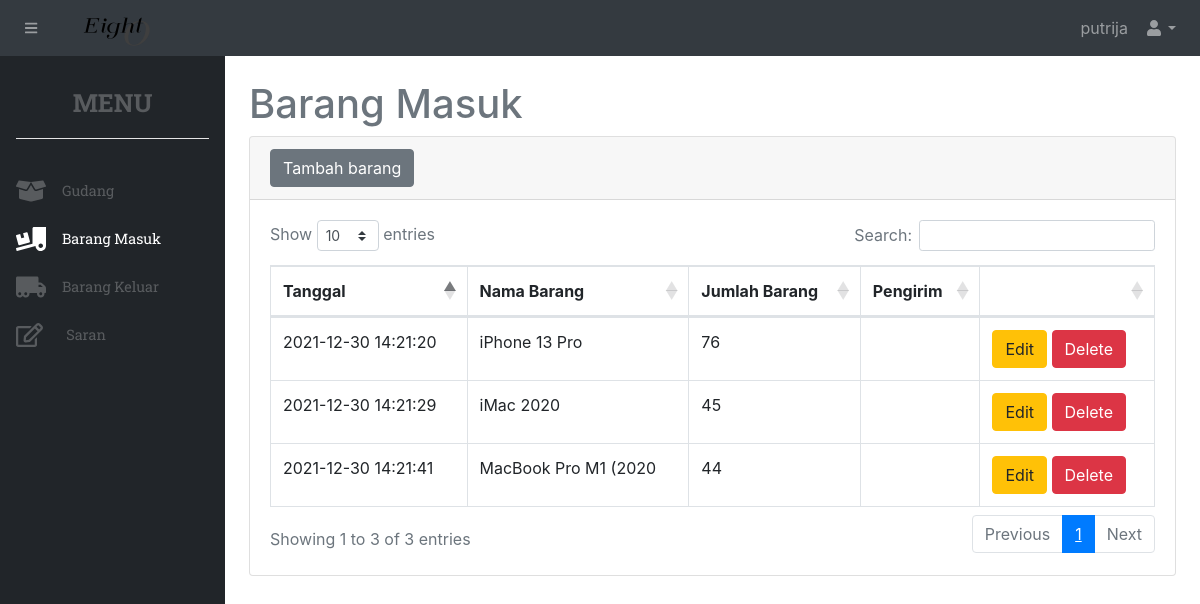
Before: /stockbarang/masuk.php (signed in) with the older database file.
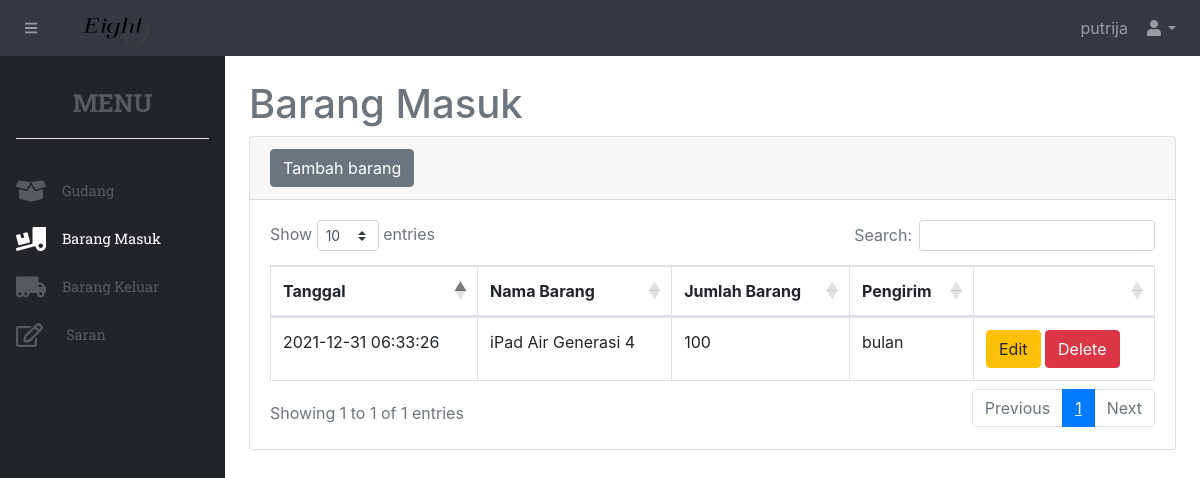
After: the same page with the newer database file.
### tables this page shows
CREATE TABLE `masuk` (
  `idmasuk` int(11) NOT NULL,
  `idbarang` int(11) NOT NULL,
  `tanggal` timestamp NOT NULL DEFAULT current_timestamp(),
  `keterangan` varchar(20) NOT NULL,
  `kuantitas` int(11) NOT NULL
);

CREATE TABLE `stok` (
  `idbarang` int(11) NOT NULL,
  `namabarang` varchar(20) NOT NULL,
  `deskripsi` varchar(20) NOT NULL,
  `image` text NOT NULL,
  `stock` int(11) NOT NULL
);

### stockbarang/masuk.php (the view, shortened to what this page needs)
<?php include "include/header.php"; ?>
<h1 class="mt-4">Barang Masuk</h1>
<div class="card mb-4">
    <div class="card-header">
        <button type="button" class="btn btn-secondary" data-toggle="modal" data-target="#myModal">
            Tambah barang
        </button>
    </div>
    <div class="card-body">
        <div class="table-responsive">
            <table class="table table-bordered" id="dataTable" width="100%" cellspacing="0">
                <thead>
                    <tr>
                        <th>Tanggal</th>
                        <th>Nama Barang</th>
                        <th>Jumlah Barang</th>
                        <th>Pengirim</th>
                        <?php if($_SESSION['level'] == 'admin'){ ?>
                        <th></th>
                        <?php } ?>
                    </tr>
                </thead>
                <tbody>
                <?php
                    $ambilsemuadatastock = mysqli_query($koneksi,"select * from masuk m, stok s where s.idbarang = m.idbarang");
                    while($data=mysqli_fetch_array($ambilsemuadatastock)){
                        $idmasuk = $data ['idmasuk'];
                        $tanggal= $data['tanggal'];
                        $namabarang = $data['namabarang'];
                        $kuantitas = $data['kuantitas'];
                        $keterangan = $data['keterangan'];
                    ?>
                    <tr>
                        <td><?=$tanggal?></td>
                        <td><?=$namabarang;?></td>
                        <td><?=$kuantitas;?></td>
                        <td><?=$keterangan;?></td>
                        <?php if($_SESSION['level'] == 'admin'){ ?>
                        <td>
                                <button type="button" class="btn btn-warning" data-toggle="modal" data-target="#edit<?=$idmasuk?>">
                                    Edit
                                </button>
                                <button type="button" class="btn btn-danger" data-toggle="modal" data-target="#delete<?=$idmasuk?>">
                                    Delete
                                </button>
                            </td>
                            <?php } ?>
                    </tr>
                    <?php
                    };
                ?>
                </tbody>
            </table>
        </div>
    </div>
</div>
<?php include "include/footer.php"; ?>

Changed rows visible on the page:
removed masuk: tanggal "2021-12-30 14:21:20", stok.namabarang "iPhone 13 Pro", kuantitas "76"
removed masuk: tanggal "2021-12-30 14:21:29", stok.namabarang "iMac 2020", kuantitas "45"
removed masuk: tanggal "2021-12-30 14:21:41", stok.namabarang "MacBook Pro M1 (2020", kuantitas "44"
added masuk: tanggal "2021-12-31 06:33:26", stok.namabarang "iPad Air Generasi 4", kuantitas "100", keterangan "bulan"
Other visible differences:
text written by a page script: "Show entries Search: Showing 1 to 3 of 3 entries Previous 1 Next" → "Show entries Search: Showing 1 to 1 of 1 entries Previous 1 Next"
